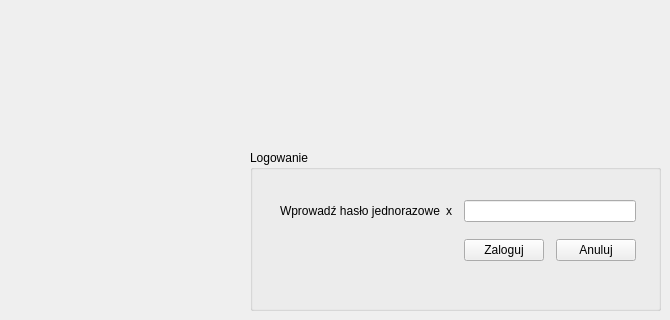
    <widget class="QWidget" name="page_2_login">
     <widget class="QGroupBox" name="groupBox_2">
      <property name="geometry">
       <rect>
        <x>250</x>
        <y>150</y>
        <width>411</width>
        <height>161</height>
       </rect>
      </property>
      <property name="title">
       <string>Logowanie</string>
      </property>
      <widget class="QWidget" name="layoutWidget_2">
       <property name="geometry">
        <rect>
         <x>30</x>
         <y>50</y>
         <width>356</width>
         <height>61</height>
        </rect>
       </property>
       <layout class="QGridLayout" name="gridLayout_2">
        <item row="0" column="0">
         <widget class="QLabel" name="label_password_tmp">
          <property name="text">
           <string>Wprowadź hasło jednorazowe nr</string>
          </property>
         </widget>
        </item>
        <item row="0" column="1">
         <widget class="QLabel" name="label_password_nr">
          <property name="text">
           <string>x</string>
          </property>
         </widget>
        </item>
        <item row="0" column="2">
         <spacer name="horizontalSpacer_3">
          <property name="orientation">
           <enum>Qt::Horizontal</enum>
          </property>
          <property name="sizeHint" stdset="0">
           <size>
            <width>28</width>
            <height>20</height>
           </size>
          </property>
         </spacer>
        </item>
        <item row="0" column="3" colspan="3">
         <widget class="QLineEdit" name="lineEdit_password_tmp"/>
        </item>
        <item row="1" column="3">
         <spacer name="verticalSpacer_4">
          <property name="orientation">
           <enum>Qt::Vertical</enum>
          </property>
          <property name="sizeHint" stdset="0">
           <size>
            <width>20</width>
            <height>18</height>
           </size>
          </property>
         </spacer>
        </item>
        <item row="2" column="0" colspan="3">
         <spacer name="horizontalSpacer_4">
          <property name="orientation">
           <enum>Qt::Horizontal</enum>
          </property>
          <property name="sizeHint" stdset="0">
           <size>
            <width>268</width>
            <height>20</height>
           </size>
          </property>
         </spacer>
        </item>
        <item row="2" column="3">
         <widget class="QPushButton" name="pushButton_login_tmp">
          <property name="text">
           <string>Zaloguj</string>
          </property>
         </widget>
        </item>
        <item row="2" column="4">
         <spacer name="horizontalSpacer_5">
          <property name="orientation">
           <enum>Qt::Horizontal</enum>
          </property>
          <property name="sizeHint" stdset="0">
           <size>
            <width>13</width>
            <height>20</height>
           </size>
          </property>
         </spacer>
        </item>
        <item row="2" column="5">
         <widget class="QPushButton" name="pushButton_cancel_tmp">
          <property name="text">
           <string>Anuluj</string>
          </property>
         </widget>
        </item>
       </layout>
      </widget>
     </widget>
    </widget>
